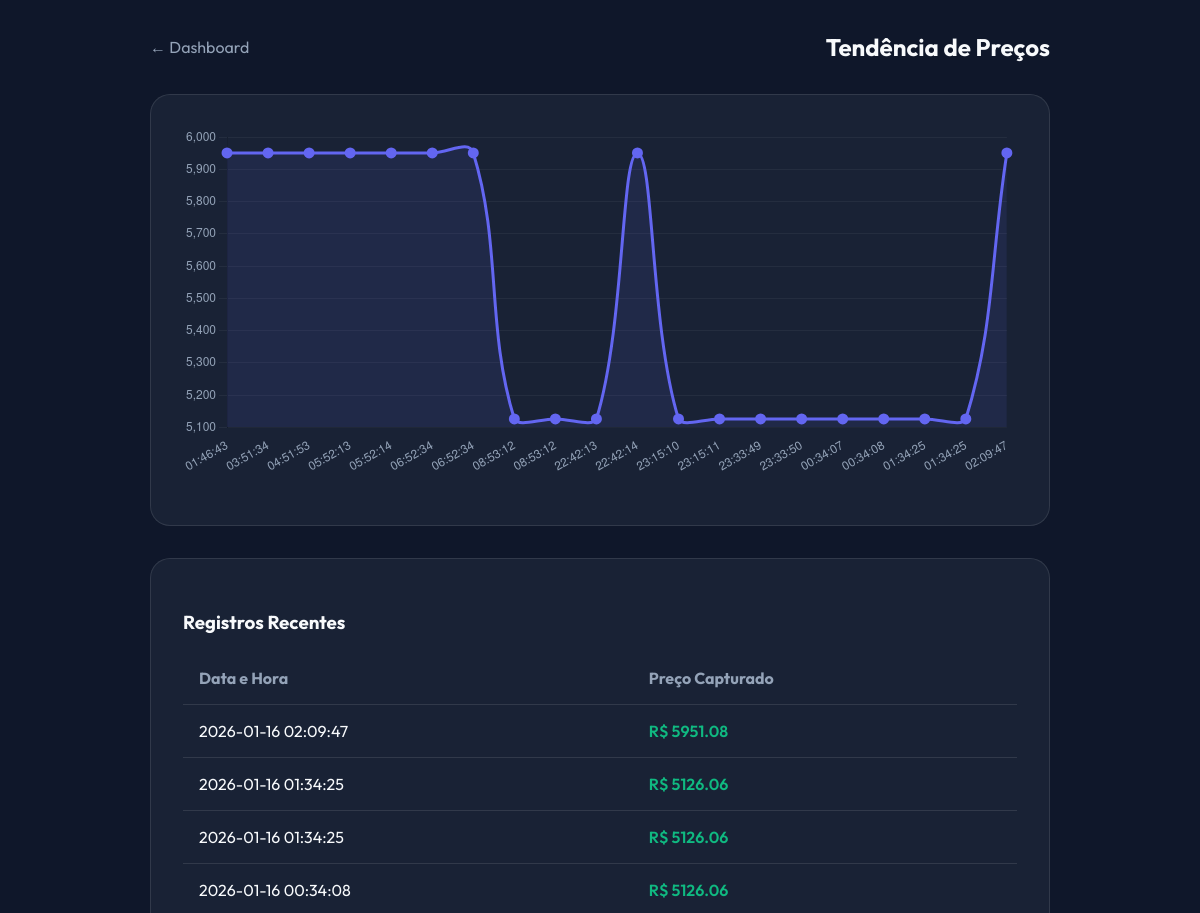
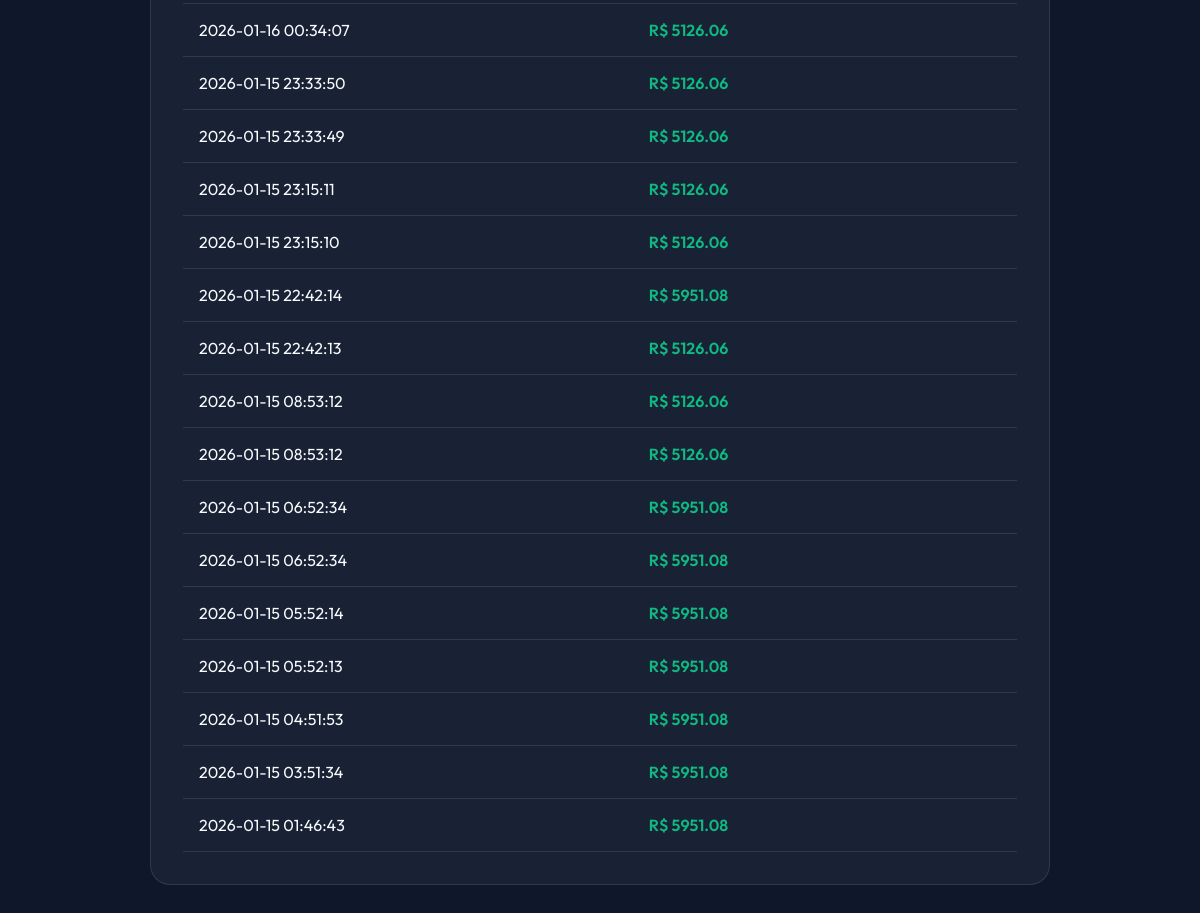
Page /history/1 on the committed database (2 pictures, top to bottom).
### tables this page shows
CREATE TABLE price_history (
            id INTEGER PRIMARY KEY AUTOINCREMENT,
            product_id INTEGER,
            price REAL NOT NULL,
            timestamp DATETIME DEFAULT CURRENT_TIMESTAMP,
            FOREIGN KEY (product_id) REFERENCES products (id)
        );

### app.py (the view)
@app.route('/history/<int:product_id>')
def history(product_id):
    history_data = get_history(product_id)
    return render_template('history.html', history=history_data)

### database.py (called while the page is built)
def get_history(product_id):
    conn = sqlite3.connect(DB_NAME)
    conn.row_factory = sqlite3.Row
    cursor = conn.cursor()
    cursor.execute('''
        SELECT price, timestamp
        FROM price_history
        WHERE product_id = ?
        ORDER BY timestamp DESC
    ''', (product_id,))
    history = cursor.fetchall()
    conn.close()
    return history

### templates/history.html (shortened to what this page needs)
<!DOCTYPE html>
<html lang="pt-br">
<head>
</head>
<body>
    <div class="container">
        <div class="header">
            <a href="/" class="back-btn">← Dashboard</a>
            <h2 style="margin:0">Tendência de Preços</h2>
        </div>
        <div class="card">
            <div class="chart-container">
                <canvas id="priceChart"></canvas>
            </div>
        </div>
        <div class="card">
            <h3>Registros Recentes</h3>
            <table>
                <thead>
                    <tr>
                        <th>Data e Hora</th>
                        <th>Preço Capturado</th>
                    </tr>
                </thead>
                <tbody>
                    {% for entry in history %}
                    <tr>
                        <td>{{entry.timestamp}}</td>
                        <td class="price-val">R$ {{'%.2f'|format(entry.price)}}</td>
                    </tr>
                    {% endfor %}
                </tbody>
            </table>
        </div>
    </div>
    <script>
        const ctx = document.getElementById('priceChart').getContext('2d');
        // Coletamos os dados dos atributos HTML (Muito mais seguro)
        const points = Array.from(document.querySelectorAll('.history-point'));
        const data = points.map(el => ({
            t: el.dataset.t,
            p: parseFloat(el.dataset.p)
        })).reverse(); // Ordenamos do mais antigo para o mais novo para o gráfico
        if (data.length > 0) {
            new Chart(ctx, {
                type: 'line',
                data: {
                    labels: data.map(d => d.t.split(' ')[1]),
                    datasets: [{
                        label: 'Preço (R$)',
                        data: data.map(d => d.p),
                        borderColor: '#6366f1',
                        backgroundColor: 'rgba(99, 102, 241, 0.1)',
                        fill: true,
                        tension: 0.4,
                        borderWidth: 3,
                        pointRadius: 4,
                        pointBackgroundColor: '#6366f1'
                    }]
                },
                options: {
                    responsive: true,
                    maintainAspectRatio: false,
                    plugins: { legend: { display: false } },
                    scales: {
                        y: {
                            grid: { color: 'rgba(255,255,255,0.05)' },
                            ticks: { color: '#94a3b8' }
                        },
                        x: {
                            grid: { display: false },
                            ticks: { color: '#94a3b8' }
                        }
                    }
                }
            });
        }
    </script>
</body>
</html>

### templates/history.html (style rules this page uses)
:root { --primary: #4f46e5; --bg: #0f172a; --card-bg: rgba(30, 41, 59, 0.7); --border: rgba(255, 255, 255, 0.1); --text-main: #f8fafc; --text-dim: #94a3b8; }
body { font-family: 'Outfit', sans-serif; background: #0f172a; color: var(--text-main); margin: 0; padding: 2rem; min-height: 100vh; }
.container { max-width: 900px; margin: 0 auto; }
.header { display: flex; justify-content: space-between; align-items: center; margin-bottom: 2rem; }
.back-btn { text-decoration: none; color: var(--text-dim); display: flex; align-items: center; gap: 8px; }
.card { background: var(--card-bg); backdrop-filter: blur(12px); border: 1px solid var(--border); border-radius: 20px; padding: 2rem; margin-bottom: 2rem; }
.chart-container { height: 350px; margin-bottom: 1rem; }
table { width: 100%; border-collapse: collapse; }
th { text-align: left; color: var(--text-dim); padding: 1rem; border-bottom: 1px solid var(--border); }
td { padding: 1rem; border-bottom: 1px solid var(--border); }
.price-val { font-weight: 600; color: #10b981; }

### rows in the picture
price_history: timestamp "2026-01-16 02:09:47", price "5951.08"
price_history: timestamp "2026-01-16 01:34:25", price "5126.06"
price_history: timestamp "2026-01-16 01:34:25", price "5126.06"
price_history: timestamp "2026-01-16 00:34:08", price "5126.06"
price_history: timestamp "2026-01-16 00:34:07", price "5126.06"
price_history: timestamp "2026-01-15 23:33:50", price "5126.06"
price_history: timestamp "2026-01-15 23:33:49", price "5126.06"
price_history: timestamp "2026-01-15 23:15:11", price "5126.06"
price_history: timestamp "2026-01-15 23:15:10", price "5126.06"
price_history: timestamp "2026-01-15 22:42:14", price "5951.08"
price_history: timestamp "2026-01-15 22:42:13", price "5126.06"
price_history: timestamp "2026-01-15 08:53:12", price "5126.06"
price_history: timestamp "2026-01-15 08:53:12", price "5126.06"
price_history: timestamp "2026-01-15 06:52:34", price "5951.08"
price_history: timestamp "2026-01-15 06:52:34", price "5951.08"
price_history: timestamp "2026-01-15 05:52:14", price "5951.08"
price_history: timestamp "2026-01-15 05:52:13", price "5951.08"
price_history: timestamp "2026-01-15 04:51:53", price "5951.08"
price_history: timestamp "2026-01-15 03:51:34", price "5951.08"
price_history: timestamp "2026-01-15 01:46:43", price "5951.08"
